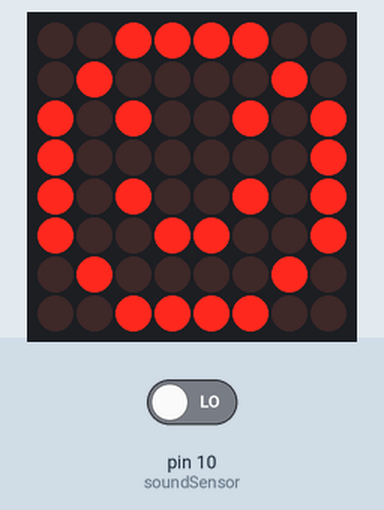
Simulated run of this sketch. Board: Arduino Uno, built with avr-gcc and run on an emulated ATmega328P. Parts: 8×8 LED matrix. The test bench sets the inputs (shaded band); at power-on: pin 10 (soundSensor) LOW.

Above: at 1.2 s.
1.3 s: pin 10 (soundSensor) driven HIGH
At 2.2 s:
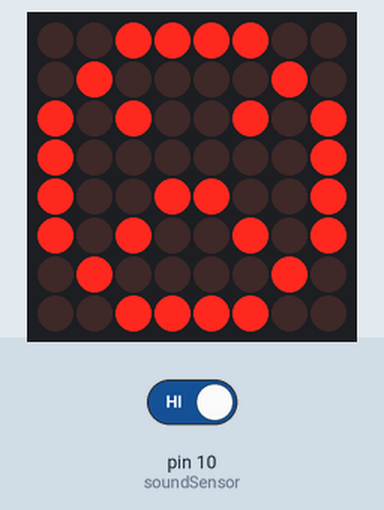
Timing chart, 0 to 4.3 s (numbered marks = the images above; inputs shaded):
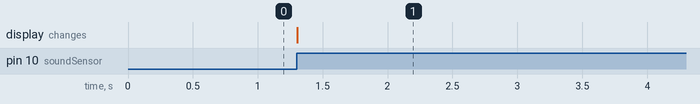

The sketch:

FinalCode.ino
```cpp
/**********************************************************************
   File Name:     "FinalCode.ino"
   Project:       Hide & Seek Box
   Engineers:     Se Min Park, Zoe DeFreitas, Matt Wilson
   Revision:      3.0
   Date Revised:  12/10/2019
   Date Created:  12/09/2019

   Description:   This code enables an Atmega328P-PU processor loaded
                  with Arduino Uno bootloader to take a binary sensor
                  volume input and outputs a smile or frown to an
                  8x8 LED Dot Matrix I2C Driver using I2C communication
                  protocol through the Adafruit_LEDBackpack library.
 **********************************************************************/

// Includes all necesary libraries
#include <Wire.h>
#include <Adafruit_GFX.h>
#include "Adafruit_LEDBackpack.h"

// Defines Sound Sensor Input Pin
#define soundSensor 10

// Instantiates the LED Dot Matrix Object
Adafruit_8x8matrix matrix = Adafruit_8x8matrix();

// Setup Function
void setup() {
  // Sets up controller to send serial data for debugging
  Serial.begin(9600);

  // Sets up the LED Dot Matrix
  matrix.begin(0x70);

  // Sets up the Sound Sensor input pin
  pinMode(soundSensor, INPUT);
}

// Initializes global boolean for storing Sound Sensor polling results
bool soundInput = false;

// Sets up the following definitions to be stored in Flash
static const uint8_t PROGMEM
//Define Smiling Face
smiling[] =
{ B00111100,
  B01000010,
  B10100101,
  B10000001,
  B10100101,
  B10011001,
  B01000010,
  B00111100
},
//Define Frowning Face
frowning[] =
{ B00111100,
  B01000010,
  B10100101,
  B10000001,
  B10011001,
  B10100101,
  B01000010,
  B00111100
};

//Function to initiate frowning
void Frown() {
  // Writes Frown to LED Matrix
  matrix.clear(); // Clear LED
  matrix.drawBitmap(0, 0, frowning, 8, 8, LED_ON); // Send Frown to module
  matrix.writeDisplay(); // Display Frown
  matrix.setRotation(0); // Dot Matrix Rotation

  // Delays from changing from frown to smile by 5 seconds
  // + resets time if Volume Sensor is triggered again
  for (int t = 0; t < 50; t++) {
    // Polling Rate = 10 polls/s
    delay(100);
    // Reads Sound Sensor input
    soundInput = digitalRead(soundSensor);
    // Resets timer if sensor is triggered
    if (soundInput == true)
      Frown();
  }
  return;
}

//Function to initiate smiling
void Smile() {
  // Writes smile to LED
  matrix.clear(); // Clear LED
  matrix.drawBitmap(0, 0, smiling, 8, 8, LED_ON); // Send Smile to module
  matrix.writeDisplay(); // Display Smile
  return;
}

// Main Loop Function
void loop() {
  // Poll Volume Sensor for Volume Threshold Trigger
  soundInput = digitalRead(soundSensor);

  // If Volume Sensor is triggered, display Frown, else display Smile
  if (soundInput == true)
    Frown();
  else
    Smile();
}
```

Measured:
- after the input at 1.3 s, the display: changes at once (image 1)
